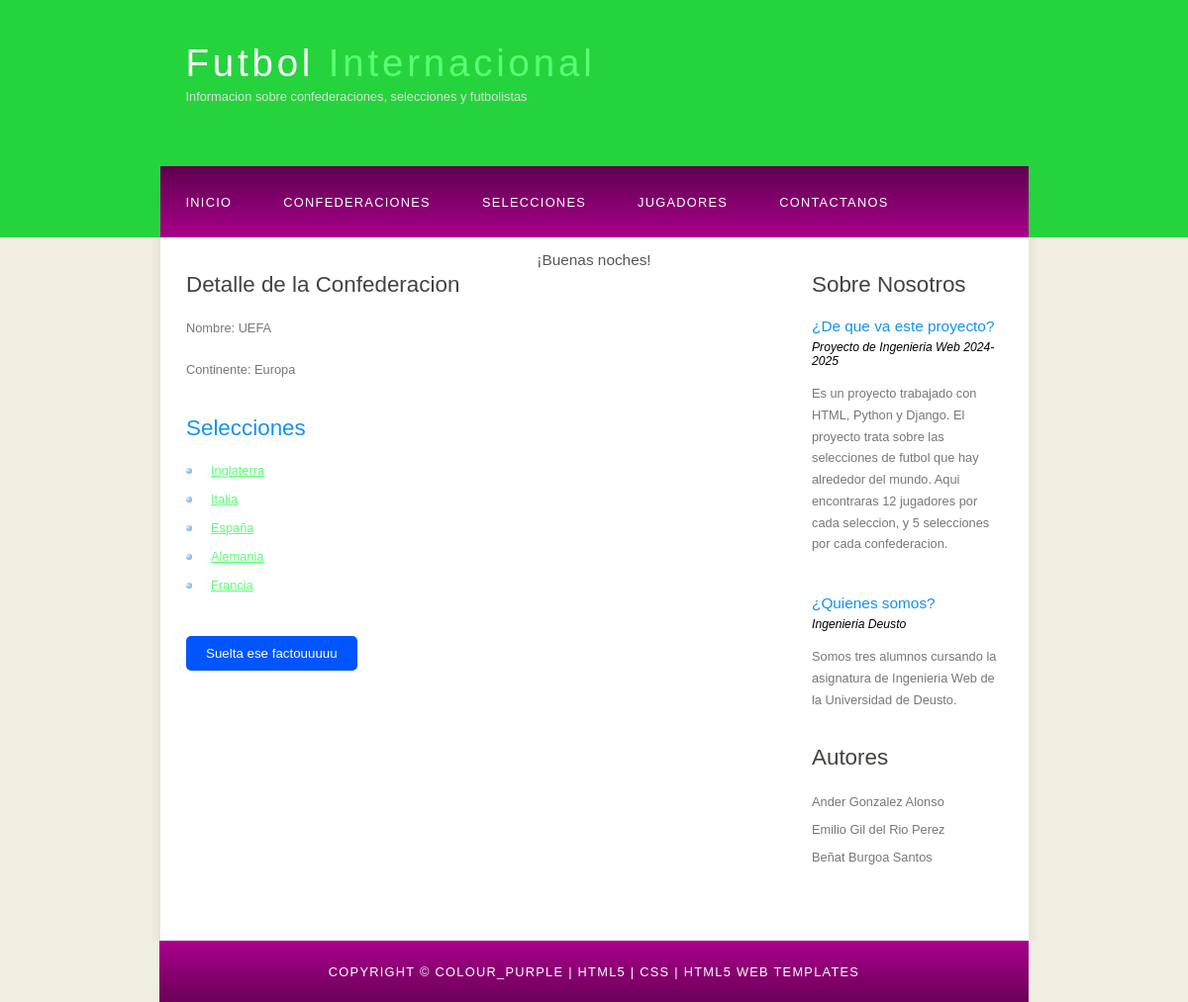
The page /seleccionesAPP/detalleConfederacion/1 on the database its author committed.
### seleccionesAPP/models.py (models this page shows, shortened)
class Confederacion(models.Model):
    nombre = models.CharField(max_length=100)
    continente = models.CharField(max_length=50)

class Seleccion(models.Model):
    nombre = models.CharField(max_length=100)
    confederacion = models.ForeignKey(Confederacion, on_delete=models.CASCADE, related_name='seleccion')

### seleccionesAPP/views.py (the view)
# urls.py: path('detalleConfederacion/<int:pk>', views.detalleConfederacion.as_view(),name='detalleConfederacion'),
class detalleConfederacion(DetailView):
    model=Confederacion
    template_name='detalleConfederacion.html'
    context_object_name='confederacion'

### seleccionesAPP/templates/detalleConfederacion.html (shortened to what this page needs)
{% extends 'base.html' %}
{% block contenido %}
<html>
<head>
</head>
<body>
    <h1>Detalle de la Confederacion</h1>
    <p>Nombre: {{ confederacion.nombre }}</p>
    <p>Continente: {{ confederacion.continente }}</p>
    <h2>Selecciones</h2>
    <ul>
    {% for seleccion in confederacion.seleccion.all %}
        <li>
            <a href="{% url 'detalleSeleccion' seleccion.id %}">
                {{ seleccion.nombre }}
            </a>
        </li>
    {% empty %}
        <li>No hay selecciones asociadas a esta Confederacion.</li>
    {% endfor %}
    </ul>
</body>
</html>
{% endblock %}

### seleccionesAPP/static/style/style.css (style rules this page uses)
html { height: 100%; }
* { margin: 0; padding: 0; }
body { font: normal .80em 'trebuchet ms', arial, sans-serif; background: #F0EFE2; color: #777; }
p { padding: 0 0 20px 0; line-height: 1.7em; }
h1, h2, h3, h4, h5, h6 { font: normal 175% 'century gothic', arial, sans-serif; color: #43423F; margin: 0 0 15px 0; padding: 15px 0 5px 0; }
h2 { font: normal 175% 'century gothic', arial, sans-serif; color: #1293EE; }
a, a:hover { outline: none; text-decoration: underline; color: #5bff76; }
ul { margin: 2px 0 22px 17px; }
ul li { list-style-type: circle; margin: 0 0 6px 0; padding: 0 0 4px 5px; }
#content ul { margin: 2px 0 22px 0px; }
#content ul li { list-style-type: none; background: url(bullet.png) no-repeat; margin: 0 0 6px 0; padding: 0 0 4px 25px; line-height: 1.5em; }

### rows shown on the page
Confederacion: nombre "UEFA", continente "Europa"
Seleccion: nombre "Inglaterra"
Seleccion: nombre "Italia"
Seleccion: nombre "España"
Seleccion: nombre "Alemania"
Seleccion: nombre "Francia"
